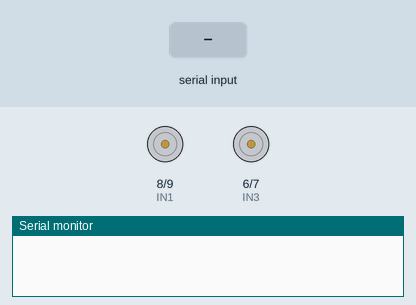
Simulated run of this sketch. Board: Arduino Uno, built with avr-gcc and run on an emulated ATmega328P. Parts: motor-driver pin pairs drawn as motors (green arrow = first pin HIGH = forward, orange = second pin HIGH = backward, longer = more drive, scaled by the enable pin), the last lines printed to the serial monitor. The inputs (shaded band) are chosen by the test bench.

Above: at 1.2 s.
1.3 s: "A" received over the second serial link
At 1.41 s:
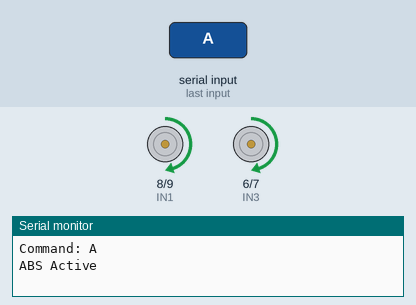
4.3 s: "F" received over the second serial link
At 5.4 s:
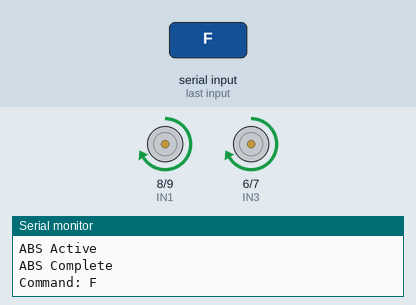
5.8 s: "S" received over the second serial link
At 6.5 s:
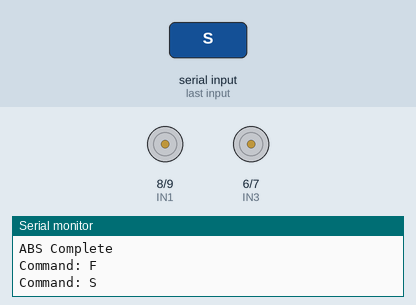
Timing chart, 0 to 8.8 s (numbered marks = the images above; inputs shaded):
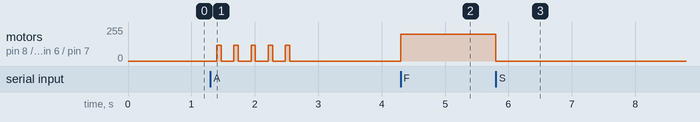

The sketch:

ABS_Arduino_code.ino
```cpp
#include <SoftwareSerial.h>  // Include library to use software-based serial communication

SoftwareSerial BTSerial(2, 3); // Create Bluetooth serial on pins 2 (RX) and 3 (TX)

// Define motor control pins for Motor A (left)
#define IN1 8    // Direction control pin 1
#define IN2 9    // Direction control pin 2
#define ENA 10   // PWM speed control

// Define motor control pins for Motor B (right)
#define IN3 6    // Direction control pin 1
#define IN4 7    // Direction control pin 2
#define ENB 5    // PWM speed control

void setup() {
  // Set all motor pins as OUTPUT
  pinMode(IN1, OUTPUT);
  pinMode(IN2, OUTPUT);
  pinMode(ENA, OUTPUT);

  pinMode(IN3, OUTPUT);
  pinMode(IN4, OUTPUT);
  pinMode(ENB, OUTPUT);

  Serial.begin(9600);      // Initialize Serial Monitor
  BTSerial.begin(9600);    // Initialize HC-05 Bluetooth with default baud rate
}

void loop() {
  // Check if data is available from Bluetooth module
  if (BTSerial.available()) {
    char command = BTSerial.read();  // Read command from Bluetooth
    Serial.print("Command: ");
    Serial.println(command);         // Print received command to Serial Monitor

    // Execute command based on character received
    switch (command) {
      case 'F':       // 'F' for forward movement
        forward();
        break;
      case 'S':       // 'S' for stop
        stopMotors();
        break;
      case 'A':       // 'A' to activate anti-lock braking simulation
        absControl();
        break;
    }
  }
}

// Move both motors forward at medium speed
void forward() {
  digitalWrite(IN1, HIGH);
  digitalWrite(IN2, LOW);
  analogWrite(ENA, 200);    // Motor A at ~78% speed

  digitalWrite(IN3, HIGH);
  digitalWrite(IN4, LOW);
  analogWrite(ENB, 200);    // Motor B at ~78% speed
}

// Stop both motors by disabling PWM and setting direction LOW
void stopMotors() {
  digitalWrite(IN1, LOW);
  digitalWrite(IN2, LOW);
  analogWrite(ENA, 0);      // Disable Motor A

  digitalWrite(IN3, LOW);
  digitalWrite(IN4, LOW);
  analogWrite(ENB, 0);      // Disable Motor B
}

// Simulate Anti-lock Braking System (ABS) by pulsing stop and release
void absControl() {
  Serial.println("ABS Active");
  for (int i = 0; i < 5; i++) {          // Repeat ABS cycle 5 times
    stopMotors();                        // Apply brake
    delay(100);                          // Hold brake for 100ms

    // Release briefly to simulate ABS pulsation
    digitalWrite(IN1, HIGH);
    digitalWrite(IN2, LOW);
    analogWrite(ENA, 120);               // Motor A at ~47% speed

    digitalWrite(IN3, HIGH);
    digitalWrite(IN4, LOW);
    analogWrite(ENB, 120);               // Motor B at ~47% speed

    delay(70);                           // Short release delay

    stopMotors();                        // Brake again
    delay(100);                          // Wait before next cycle
  }
  Serial.println("ABS Complete");        // Indicate ABS routine finished
}
```

Measured:
- after the input at 1.3 s, motor on pin 8 (IN1) / pin 9 (IN2), motor on pin 6 (IN3) / pin 7 (IN4): alternates forward 120/255 for 0.07 s and stopped for 0.20 s, 10 changes in all, then stays stopped, starting after 0.10 s
- after the input at 4.3 s, motor on pin 8 (IN1) / pin 9 (IN2), motor on pin 6 (IN3) / pin 7 (IN4): stopped → forward 200/255 at once
- after the input at 5.8 s, motor on pin 8 (IN1) / pin 9 (IN2), motor on pin 6 (IN3) / pin 7 (IN4): forward 200/255 → stopped at once
